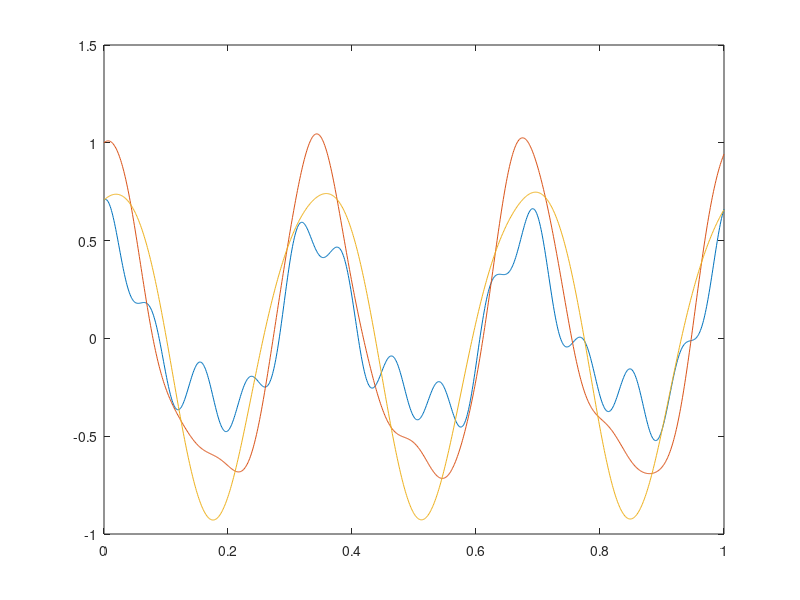

Reproduce this figure in MATLAB.
function parciales1_diferencia_central


    K = [2, -1, 0; -1, 2, -1; 0, -1, 2];
    M = [0.25 * 0.25, 0, 0; 0, 0.5 * 0.5, 0; 0, 0, 0.75 * 0.75];
    c = 12 / (0.25 * 0.25);

    u_0 = [sin(pi * 0.25); sin(pi * 0.5); sin(pi * 0.75)]
    du_0 = [3; 3; 3]

    dt = 0.001;
    t = 0.0 : dt : 1.0;

    start_prev = u_0 - dt * du_0 - dt * dt * 0.5 * c * inverse(M) * K * u_0;

    u = [start_prev, u_0];

    for i = 2 : length(t)
      previous = u(:, i - 1);
      current = u(:, i);

      u(:, i + 1) = (2 * eye(3) - dt * dt * c * inverse(M) * K) * current - previous;

  endfor
    plot(t, u(:, 2 : length(u)))




endfunction
